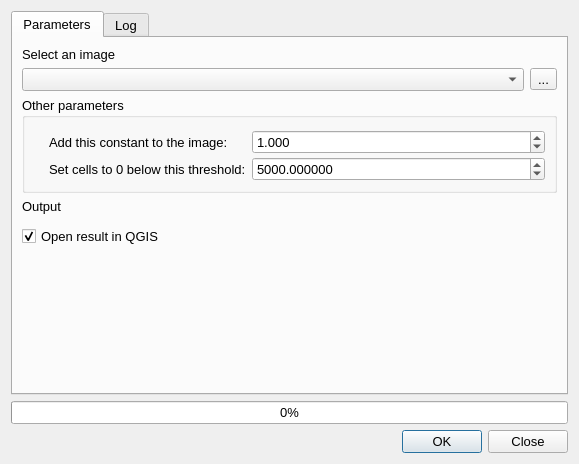
<?xml version="1.0" encoding="UTF-8"?>
<ui version="4.0">
 <class>QDialog</class>
 <widget class="QDialog" name="QDialog">
  <property name="geometry">
   <rect>
    <x>0</x>
    <y>0</y>
    <width>579</width>
    <height>464</height>
   </rect>
  </property>
  <property name="font">
   <font>
    <pointsize>10</pointsize>
   </font>
  </property>
  <property name="windowTitle">
   <string>My Plugin</string>
  </property>
  <property name="toolTip">
   <string/>
  </property>
  <property name="toolTipDuration">
   <number>-1</number>
  </property>
  <property name="statusTip">
   <string/>
  </property>
  <property name="whatsThis">
   <string/>
  </property>
  <property name="accessibleName">
   <string/>
  </property>
  <property name="accessibleDescription">
   <string/>
  </property>
  <property name="locale">
   <locale language="English" country="UnitedKingdom"/>
  </property>
  <property name="windowFilePath">
   <string/>
  </property>
  <property name="sizeGripEnabled">
   <bool>false</bool>
  </property>
  <property name="modal">
   <bool>false</bool>
  </property>
  <layout class="QVBoxLayout" name="verticalLayout">
   <property name="spacing">
    <number>6</number>
   </property>
   <item>
    <widget class="QScrollArea" name="scrollArea">
     <property name="styleSheet">
      <string notr="true"/>
     </property>
     <property name="frameShape">
      <enum>QFrame::NoFrame</enum>
     </property>
     <property name="frameShadow">
      <enum>QFrame::Sunken</enum>
     </property>
     <property name="widgetResizable">
      <bool>true</bool>
     </property>
     <widget class="QWidget" name="scrollAreaContent">
      <property name="geometry">
       <rect>
        <x>0</x>
        <y>0</y>
        <width>561</width>
        <height>386</height>
       </rect>
      </property>
      <layout class="QVBoxLayout" name="verticalLayout_2">
       <property name="spacing">
        <number>0</number>
       </property>
       <property name="leftMargin">
        <number>0</number>
       </property>
       <property name="topMargin">
        <number>0</number>
       </property>
       <property name="rightMargin">
        <number>0</number>
       </property>
       <property name="bottomMargin">
        <number>0</number>
       </property>
       <item>
        <widget class="QTabWidget" name="tabWidget">
         <property name="font">
          <font>
           <pointsize>10</pointsize>
          </font>
         </property>
         <property name="currentIndex">
          <number>0</number>
         </property>
         <widget class="QWidget" name="tab">
          <attribute name="title">
           <string>Parameters</string>
          </attribute>
          <layout class="QVBoxLayout" name="verticalLayout_3">
           <item>
            <widget class="QLabel" name="label_3">
             <property name="font">
              <font>
               <pointsize>10</pointsize>
              </font>
             </property>
             <property name="text">
              <string>Select an image</string>
             </property>
            </widget>
           </item>
           <item>
            <layout class="QHBoxLayout" name="horizontalLayout_3">
             <item>
              <widget class="QgsMapLayerComboBox" name="imageDropDown">
               <property name="font">
                <font>
                 <pointsize>10</pointsize>
                </font>
               </property>
               <property name="allowEmptyLayer">
                <bool>true</bool>
               </property>
              </widget>
             </item>
             <item>
              <widget class="QToolButton" name="imageButton">
               <property name="text">
                <string>...</string>
               </property>
              </widget>
             </item>
            </layout>
           </item>
           <item>
            <widget class="QgsCollapsibleGroupBox" name="mGroupBox">
             <property name="enabled">
              <bool>true</bool>
             </property>
             <property name="font">
              <font>
               <pointsize>10</pointsize>
              </font>
             </property>
             <property name="title">
              <string>Other parameters</string>
             </property>
             <property name="checkable">
              <bool>false</bool>
             </property>
             <property name="checked">
              <bool>false</bool>
             </property>
             <property name="collapsed">
              <bool>false</bool>
             </property>
             <property name="saveCollapsedState">
              <bool>true</bool>
             </property>
             <layout class="QFormLayout" name="formLayout">
              <property name="horizontalSpacing">
               <number>6</number>
              </property>
              <property name="verticalSpacing">
               <number>3</number>
              </property>
              <property name="leftMargin">
               <number>24</number>
              </property>
              <property name="topMargin">
               <number>12</number>
              </property>
              <property name="rightMargin">
               <number>9</number>
              </property>
              <item row="0" column="0">
               <widget class="QLabel" name="label_6">
                <property name="font">
                 <font>
                  <pointsize>10</pointsize>
                 </font>
                </property>
                <property name="text">
                 <string>Add this constant to the image:</string>
                </property>
               </widget>
              </item>
              <item row="4" column="0">
               <widget class="QLabel" name="label_5">
                <property name="font">
                 <font>
                  <pointsize>10</pointsize>
                 </font>
                </property>
                <property name="text">
                 <string>Set cells to 0 below this threshold:</string>
                </property>
               </widget>
              </item>
              <item row="4" column="1">
               <widget class="QDoubleSpinBox" name="thresholdSpinBox">
                <property name="font">
                 <font>
                  <pointsize>10</pointsize>
                 </font>
                </property>
                <property name="decimals">
                 <number>6</number>
                </property>
                <property name="minimum">
                 <double>0.000001000000000</double>
                </property>
                <property name="maximum">
                 <double>1000000.000000000000000</double>
                </property>
                <property name="singleStep">
                 <double>0.000500000000000</double>
                </property>
                <property name="value">
                 <double>5000.00000000000000</double>
                </property>
               </widget>
              </item>
              <item row="0" column="1">
               <widget class="QDoubleSpinBox" name="constantSpinBox">
                <property name="font">
                 <font>
                  <pointsize>10</pointsize>
                 </font>
                </property>
                <property name="decimals">
                 <number>3</number>
                </property>
                <property name="minimum">
                 <double>0.001000000000000</double>
                </property>
                <property name="maximum">
                 <double>1000000.000000000000000</double>
                </property>
                <property name="singleStep">
                 <double>0.100000000000000</double>
                </property>
                <property name="value">
                 <double>1.0000000000000</double>
                </property>
               </widget>
              </item>
             </layout>
            </widget>
           </item>
           <item>
            <widget class="QLabel" name="label_2">
             <property name="font">
              <font>
               <pointsize>10</pointsize>
              </font>
             </property>
             <property name="text">
              <string>Output</string>
             </property>
            </widget>
           </item>
           <item>
            <widget class="QgsFileWidget" name="outputFileWidget">
             <property name="filter">
              <string/>
             </property>
            </widget>
           </item>
           <item>
            <widget class="QCheckBox" name="openCheckBox">
             <property name="font">
              <font>
               <pointsize>10</pointsize>
              </font>
             </property>
             <property name="text">
              <string>Open result in QGIS</string>
             </property>
             <property name="checked">
              <bool>true</bool>
             </property>
            </widget>
           </item>
           <item>
            <spacer name="verticalSpacer">
             <property name="orientation">
              <enum>Qt::Vertical</enum>
             </property>
             <property name="sizeHint" stdset="0">
              <size>
               <width>20</width>
               <height>40</height>
              </size>
             </property>
            </spacer>
           </item>
          </layout>
         </widget>
         <widget class="QWidget" name="tab_log">
          <attribute name="title">
           <string>Log</string>
          </attribute>
          <layout class="QVBoxLayout" name="verticalLayout_4">
           <item>
            <widget class="QTextBrowser" name="logBrowser"/>
           </item>
          </layout>
         </widget>
        </widget>
       </item>
      </layout>
     </widget>
    </widget>
   </item>
   <item>
    <widget class="QProgressBar" name="progressBar">
     <property name="value">
      <number>0</number>
     </property>
    </widget>
   </item>
   <item>
    <widget class="QDialogButtonBox" name="OKClose">
     <property name="standardButtons">
      <set>QDialogButtonBox::Close|QDialogButtonBox::Ok</set>
     </property>
    </widget>
   </item>
  </layout>
  <action name="imageAction">
   <property name="icon">
    <iconset>
     <normaloff>:/images/themes/default/mActionAddRasterLayer.svg</normaloff>:/images/themes/default/mActionAddRasterLayer.svg</iconset>
   </property>
   <property name="text">
    <string>...</string>
   </property>
   <property name="iconText">
    <string>Browse</string>
   </property>
   <property name="toolTip">
    <string>Browse for a raster layer</string>
   </property>
  </action>
 </widget>
 <customwidgets>
  <customwidget>
   <class>QgsCollapsibleGroupBox</class>
   <extends>QGroupBox</extends>
   <header>qgscollapsiblegroupbox.h</header>
   <container>1</container>
  </customwidget>
  <customwidget>
   <class>QgsFileWidget</class>
   <extends>QWidget</extends>
   <header>qgsfilewidget.h</header>
  </customwidget>
  <customwidget>
   <class>QgsMapLayerComboBox</class>
   <extends>QComboBox</extends>
   <header>qgsmaplayercombobox.h</header>
  </customwidget>
 </customwidgets>
 <resources/>
 <connections/>
</ui>
